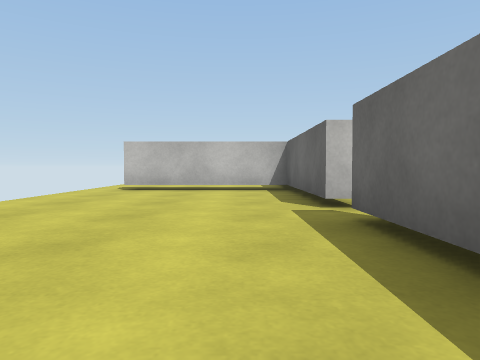
view 1 (above)

14 first-person views from a walk through a scene from a Unity 3-D project. The camera is 0.51 m above the floor, tilts 2° down and sees 70° across. The floor is counted in squares, 1 m on a side. Each view is taken from the middle of a square. On the plan, view 1 faces up. The plan holds only what a view shows up to about 9 squares ahead; the rest is blank. The place goes on beyond the plan. The player is left out. Surface patterns are stand-ins for the level's own textures.

view 2
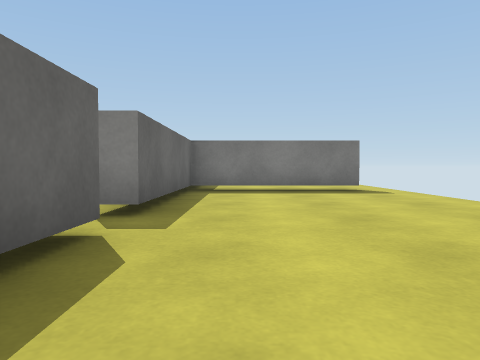

view 3
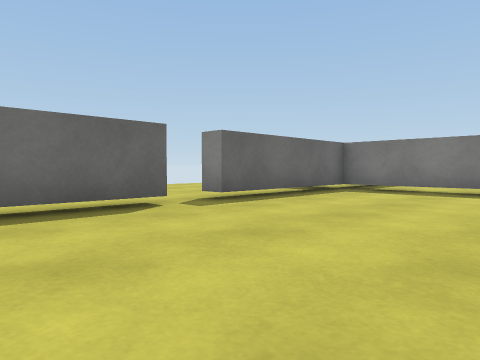

view 4
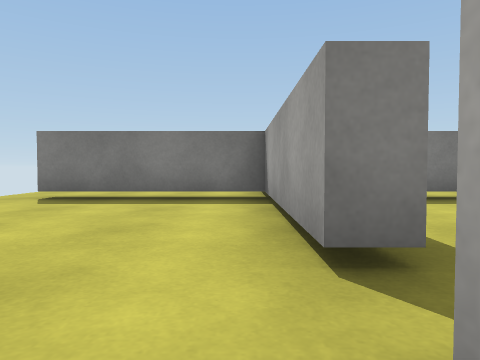

view 5
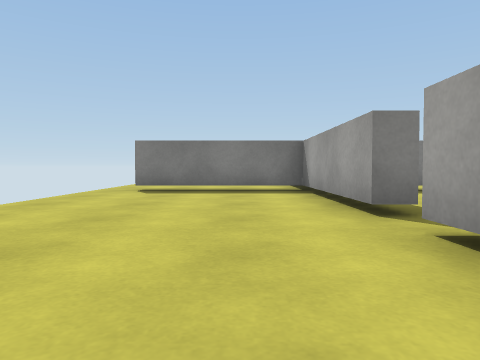

view 6
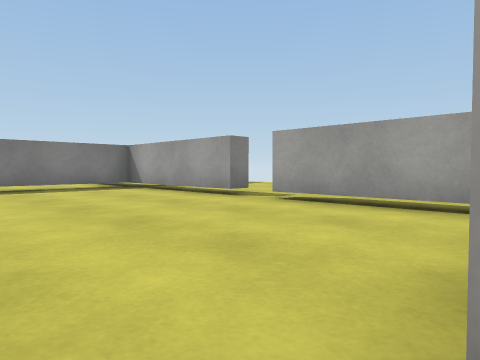

view 7
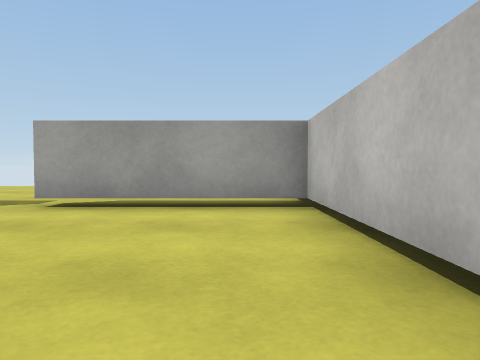

view 8
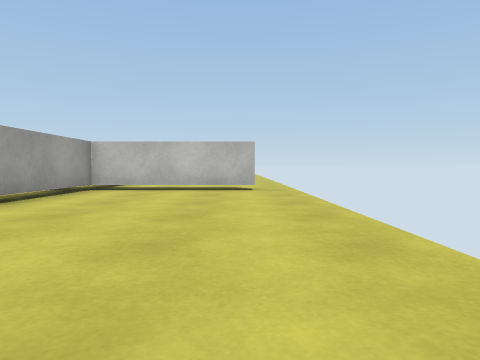

view 9
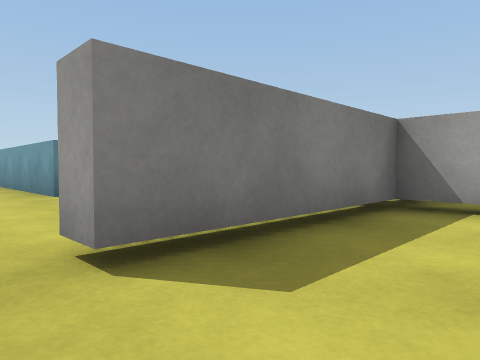

view 10
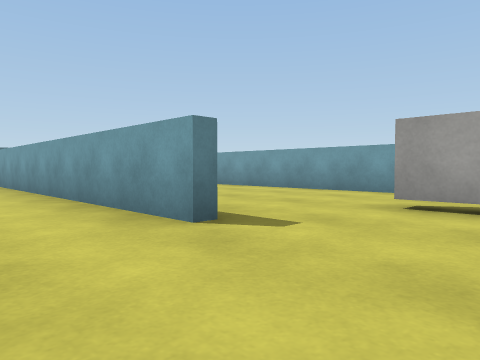

view 11
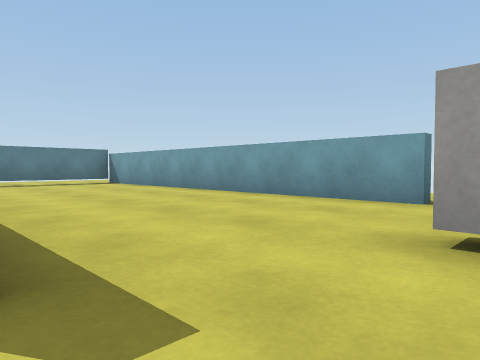

view 12
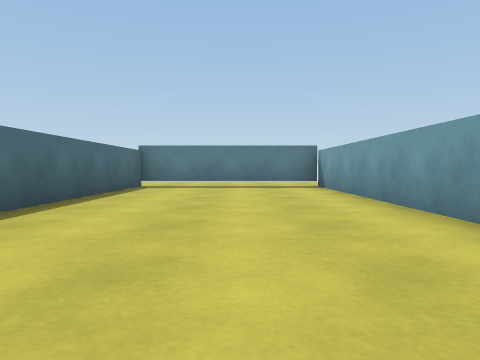

view 13
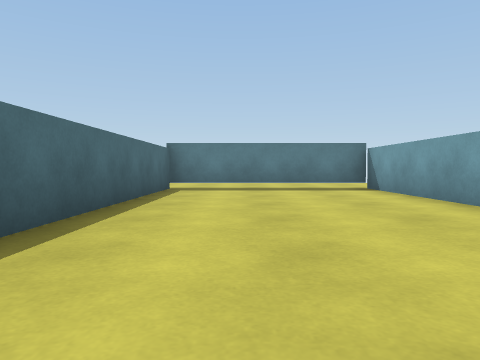

view 14
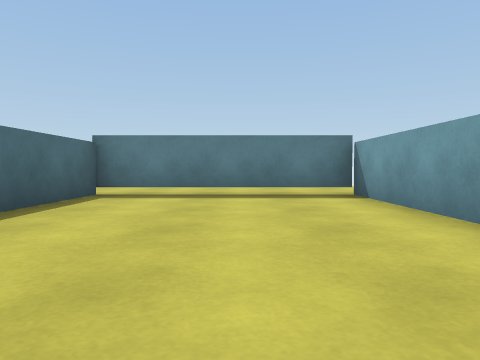

### Floor plan
Key: @ floor where view 1 was taken; # wall or solid block; . floor; T thing the floor can be seen under or through.
Columns run from 3 left of view 1 to 6 right of it. Each row starts with its distance up from view 1.
  9 .... .....
  8 .########.
  7 ....T.....
  6 ....T.....
  5 ....T.....
  4 ..........
  3 ....#.....
  2 ....#.....
  1 ....#.....
  0 ...@#.....
 -1 .TTT##TTT.
 -2 .... .....
 -3       ....
 -4    .#.....
 -5   ........
 -6   #....#..
 -7   #....#.
 -8   #....#.
 -9   #....#.
-10   #....#.
-11   #....#.
-12   #....#
-13   #....#
-14   #....#
-15   #....T
-16   #TTTTT
-17  .......
-18  .......

Where each view was taken, in squares from view 1:
view 1: 0 up, 0 right, facing up
view 2: 7 up, 0 right, facing down
view 3: 7 up, 3 left, facing down-right
view 4: 5 up, 2 right, facing down
view 5: 7 up, 3 right, facing down
view 6: 8 up, 6 right, facing down-left
view 7: 7 up, 6 right, facing left
view 8: 0 up, 5 right, facing up
view 9: 1 up, 6 right, facing down-left
view 10: 3 down, 6 right, facing down-left
view 11: 4 down, 4 right, facing down-left
view 12: 6 down, 1 right, facing down
view 13: 7 down, 2 right, facing down
view 14: 9 down, 1 right, facing down
